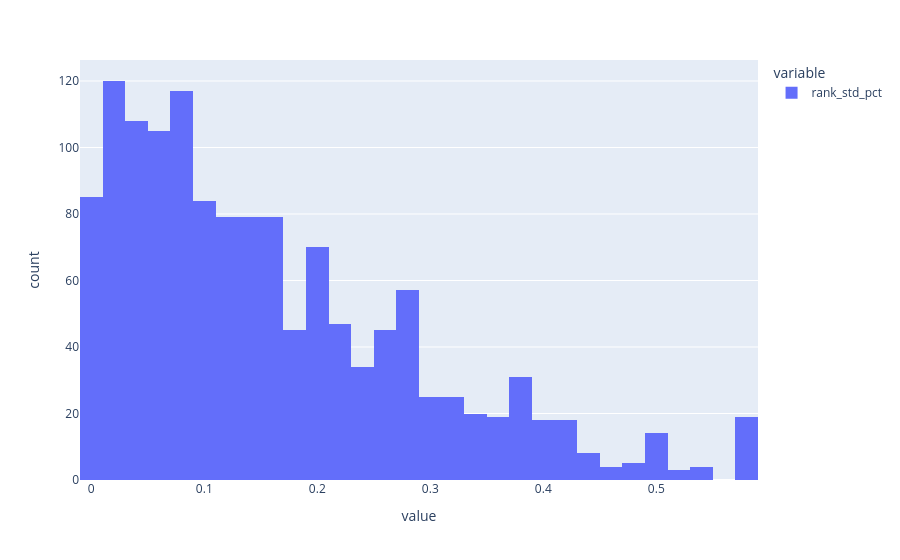

Notebook source saved alongside this figure:
### Markdown cell above
When ranking schools within the same program, we observe an average rank movement of about 12%, indicating that performance is not stable over time even within comparable fields.

### Code cell
import plotly.express as px

px.histogram(error_df["rank_std_pct"])

### Figure 1 — Plotly figure (JSON) as saved in the notebook; plotly's stock layout.template omitted (floating-point values rounded to 4 significant figures; data arrays with more than 128 entries replaced by an {"elided": "..."} marker saying what was removed)
{"data": [{"bingroup": "x", "hovertemplate": "variable=rank_std_pct<br>value=%{x}<br>count=%{y}<extra></extra>", "legendgroup": "rank_std_pct", "marker": {"color": "#636efa", "pattern": {"shape": ""}}, "name": "rank_std_pct", "orientation": "v", "showlegend": true, "type": "histogram", "x": {"elided": "1367 float values"}, "xaxis": "x", "yaxis": "y"}], "layout": {"barmode": "relative", "legend": {"title": {"text": "variable"}, "tracegroupgap": 0}, "margin": {"t": 60}, "xaxis": {"anchor": "y", "domain": [0, 1], "title": {"text": "value"}}, "yaxis": {"anchor": "x", "domain": [0, 1], "title": {"text": "count"}}}}
